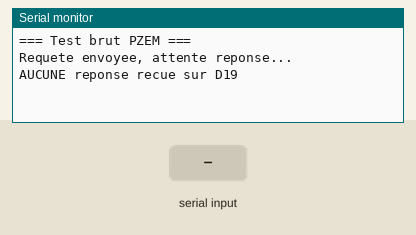
Simulated run of this sketch. Board: Arduino Mega 2560, built with avr-gcc and run on an emulated ATmega2560. Parts: the last lines printed to the serial monitor. The test bench sets the inputs (shaded band).

Above: at 1.5 s.
1.6 s: "1" received over the second serial link
At 4.4 s:
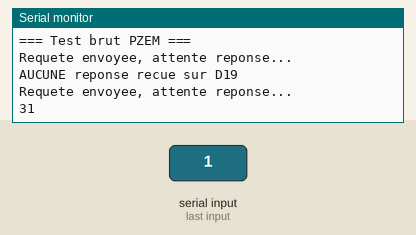
4.6 s: "0" received over the second serial link
6.1 s: "2" received over the second serial link
At 8.3 s:
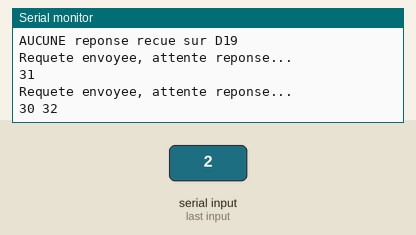

The sketch:

test_pzem_brut.ino
```cpp
/* Test brut PZEM-004T v3.0 — requete Modbus manuelle
   Mega 2560 : TX1 = D18 vers PZEM RX, RX1 = D19 depuis PZEM TX */

uint8_t requete[8] = {0xF8, 0x04, 0x00, 0x00, 0x00, 0x0A, 0x64, 0x64};

void setup() {
  Serial.begin(9600);
  Serial1.begin(9600);
  Serial.println("=== Test brut PZEM ===");
}

void loop() {
  Serial1.write(requete, 8);          // lecture des 10 registres
  Serial.println("Requete envoyee, attente reponse...");
  delay(500);

  if (!Serial1.available()) {
    Serial.println("AUCUNE reponse recue sur D19");
  }
  while (Serial1.available()) {
    Serial.print(Serial1.read(), HEX);
    Serial.print(' ');
  }
  Serial.println();
  delay(3000);
}
```

Measured:
- after the input at 1.6 s, the serial monitor: prints a new line after 2.4 s (image 1)
- after the input at 6.1 s, the serial monitor: prints a new line after 1.4 s (image 2)
